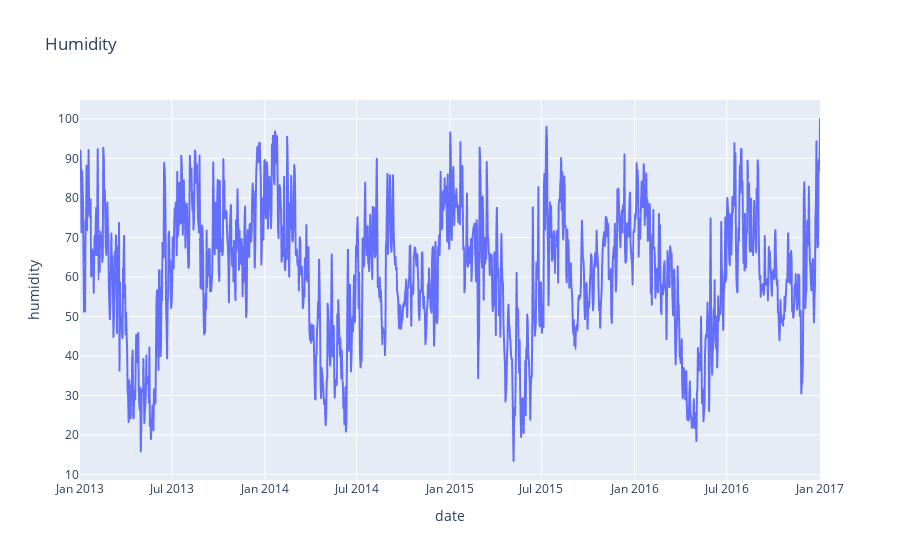

The code cell stored with this chart in its notebook:
### Code cell
figure = px.line(df, x="date", 
                 y="humidity", 
                 title='Humidity')
figure.show()

### Figure 1 — Plotly figure (JSON) as saved in the notebook; plotly's stock layout.template omitted (floating-point values rounded to 4 significant figures; data arrays with more than 128 entries replaced by an {"elided": "..."} marker saying what was removed)
{"data": [{"hovertemplate": "date=%{x}<br>humidity=%{y}<extra></extra>", "legendgroup": "", "line": {"color": "#636efa", "dash": "solid"}, "marker": {"symbol": "circle"}, "mode": "lines", "name": "", "showlegend": false, "type": "scattergl", "x": {"elided": "1462 str values"}, "xaxis": "x", "y": {"elided": "1462 float values"}, "yaxis": "y"}], "layout": {"legend": {"tracegroupgap": 0}, "title": {"text": "Humidity"}, "xaxis": {"anchor": "y", "domain": [0, 1], "title": {"text": "date"}}, "yaxis": {"anchor": "x", "domain": [0, 1], "title": {"text": "humidity"}}}}
